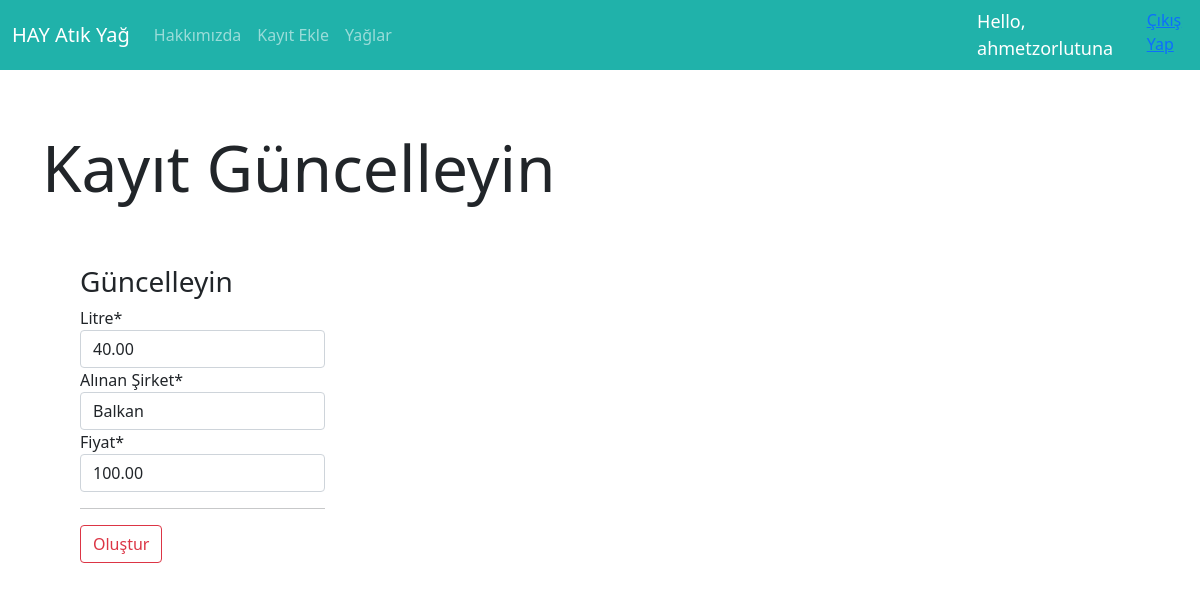
/oils/update/2 (signed in), run on the app's committed database.
### oil/models.py (models this page shows, shortened)
class Oil(models.Model): # Modelimizi oluşturduk.
    user = models.ForeignKey("auth.User",on_delete=models.PROTECT,verbose_name="Kullanıcı")
    liter = models.DecimalField(max_digits=6,decimal_places=2,verbose_name="Litre")
    comp = models.CharField(max_length=50,verbose_name="Alınan Şirket")
    price = models.DecimalField(max_digits=6,decimal_places=2,verbose_name="Fiyat")
    date = models.DateTimeField(auto_now_add=True,verbose_name="Oluşturulma Tarihi")

### oil/views.py (the view)
# urls.py: path('update/<int:id>',views.updateOil,name="update"),
def updateOil(request,id):
    oil = get_object_or_404(Oil,id = id)
    form = OilForm(request.POST or None,instance=oil) #İnstance gelen bilgileri yeni forma aktardık
    if form.is_valid():
        oil = form.save(commit=False)
        oil.user = request.user
        oil.save()
        messages.success(request,"Güncelleme başarılı")
        return redirect("oil:dashboard")
    return render(request,"update.html",{"form":form})

### oil/forms.py
class OilForm(forms.ModelForm):
    class Meta:
        model = Oil #Formumuz ile Oil modelimiz bağlamış olduk.
        fields = ['liter','comp','price']

### templates/update.html (shortened to what this page needs)
{% extends 'layout.html' %}
{% load crispy_forms_tags %}
{% block body %}
<div class="container">
    <h1 class="display-3">Kayıt Güncelleyin</h1>
    <div class="row">
        <div style="margin: 30px; padding: 20px;"class="col-6 col-sm-3">
            <h3 class="">Güncelleyin</h3>
            <form method="post">
                {{form|crispy}}
                <hr>
                <button type="submit" class="btn btn-outline-danger btn-md">Oluştur</button>
            </form>
        </div>
    </div>
</div>
{% endblock body %}

### templates/includes/navbar.html (shortened to what this page needs)
<nav class="navbar navbar-custom navbar-expand-md navbar-dark">
    <div class="container-md">
      <a class="navbar-brand" href="/">HAY Atık Yağ</a>
      <div class="collapse navbar-collapse" id="navbar">
        <ul class="navbar-nav me-auto">
          <li class="nav-item">
            <a class="nav-link" href="/about">Hakkımızda</a>
          </li>
          <li class="nav-item">
            <a class="nav-link" href="/oils/addoil">Kayıt Ekle</a>
          </li>
          <li class="nav-item">
            <a class="nav-link" href="/oils/dashboard">Yağlar</a>
          </li>
        </ul>
      </div>
    </div>
    <div>
      <ul class="navbar-nav me-auto">
        <li class="nav-item">
          <span class="hello-msg">Hello, {{request.user}}</span>
        </li>
        <li class="nav-item">
          <span><a href="{% url 'user:logout2' %}">Çıkış Yap</a></span>
        </li>
      </ul>
    </div>
  </nav>

### templates/includes/navbar.html (style rules this page uses)
.hello-msg { font-size: 18px; color: #fff; margin-right: 20px; }
.navbar-custom { background-color:lightseagreen; }

### data on the page
Oil: liter "40.00", comp "Balkan", price "100.00"

### other printed values
{{ request.user }} "ahmetzorlutuna"
